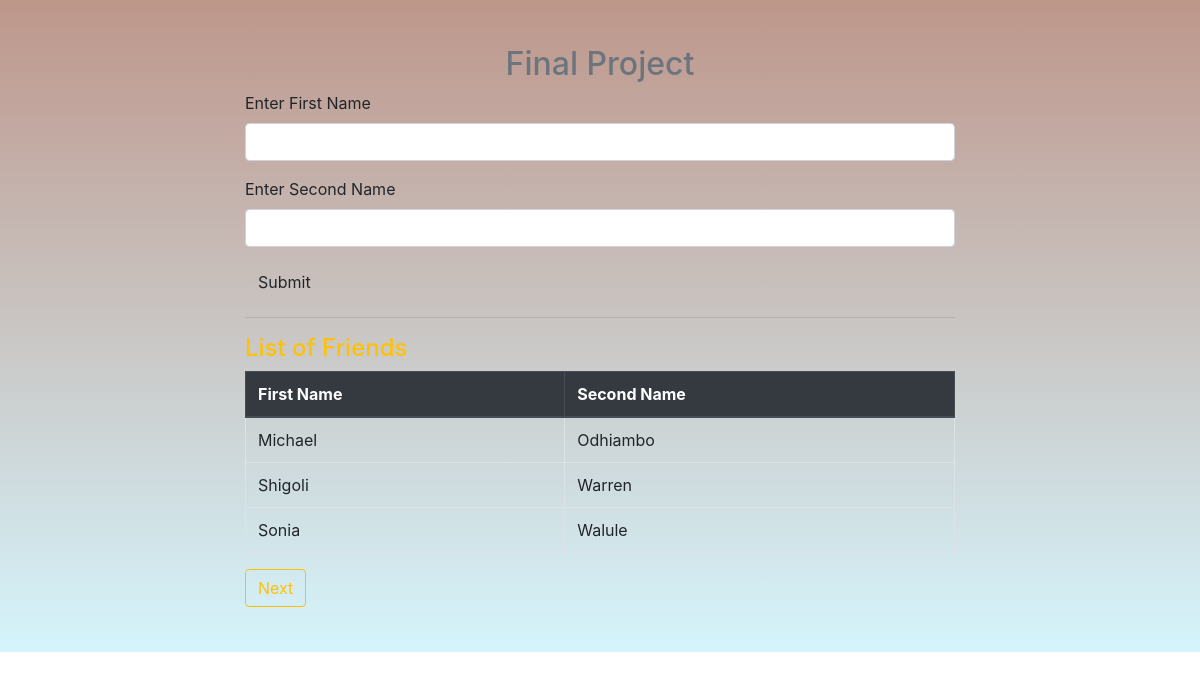
The page / on the database its author committed.
### app/Homepage/model.py (models this page shows, shortened)
class Friends(db.Model):
    id = db.Column(db.Integer, primary_key = True)
    firstName = db.Column(db.String(45))
    secondName = db.Column(db.String(200))

### app/Homepage/routes.py (the view)
@home_bp.route('/', methods = ['POST', 'GET'])
def Home():
    friends = Friends.query.all()
    form = FriendsInput()
    if form.validate_on_submit():
        data = Friends(firstName = form.firstName.data, secondName = form.secondName.data)
        db.session.add(data)
        db.session.commit()
        return redirect(url_for('Home.Home'))
    return render_template('index.html', friends = friends, form = form)

### app/Homepage/form.py
class FriendsInput(FlaskForm):
    firstName = StringField("Enter First Name", validators=[DataRequired()])
    secondName = StringField("Enter Second Name", validators=[DataRequired()])
    submit = SubmitField('Submit')

### app/Homepage/templates/index.html
{% extends 'base.html' %}
{% import 'bootstrap/wtf.html' as wtf %}
{% block content %}
<div class="home">
    <div class="home-content col-8 mx-auto">
        <h2 class="text-muted text-center">Final Project</h2>
        <div class="">
            {{ wtf.quick_form(form) }}
        </div>
        <hr/>
        <h4 class="text-warning">List of Friends</h4>
        <table class="table table-bordered">
            <thead class="thead-dark">
                <tr>
                    <th>First Name</th>
                    <th>Second Name</th>
                </tr>
            </thead>
            <tbody>
                {% if friends | length > 0 %}
                {% for friend in friends %}
                    <tr>
                        <td>{{friend.firstName}}</td>
                        <td>{{friend.secondName}}</td>
                    </tr>
                {% endfor %}
                {% else %}
                <p>You've Not entered any friend</p>
                {% endif %}
            </tbody>
        </table>
        <a href="{{url_for('movies.FriendRender')}}" class="btn btn-outline-warning">Next</a>
    </div>
</div>
{% endblock %}

### app/static/main.css (style rules this page uses)
.home { height: auto; padding: 45px 45px; background: linear-gradient(hsla(14, 69%, 29%, 0.502), rgba(171, 234, 250, 0.5)); }

### rows shown on the page
Friends: firstName "Michael", secondName "Odhiambo"
Friends: firstName "Shigoli", secondName "Warren"
Friends: firstName "Sonia", secondName "Walule"
